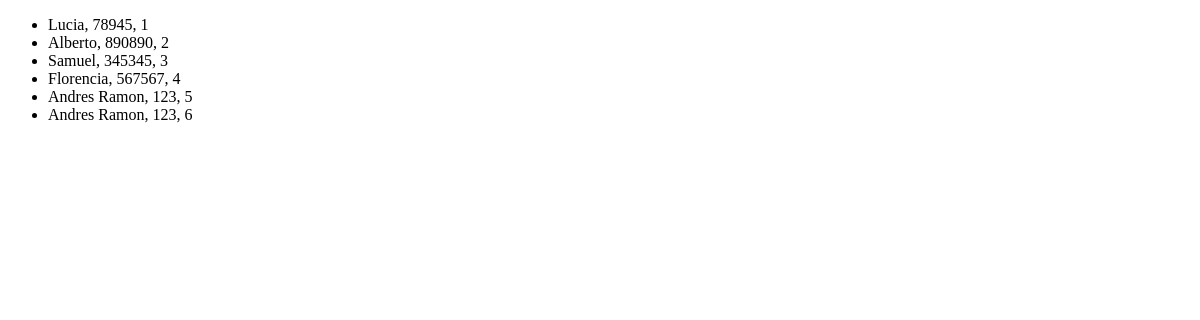
The page /panel-familia/ on the database as committed earlier.
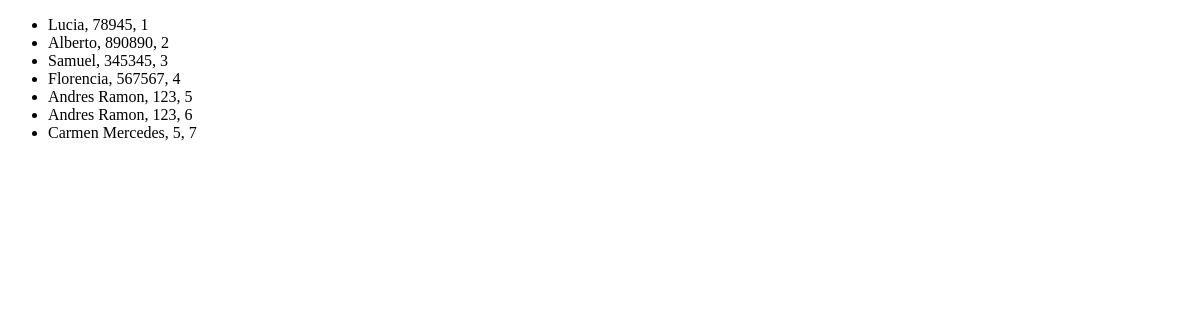
The same page on the database as committed later.
### ejemplo/models.py (models this page shows)
class Familiar(models.Model):
    nombre = models.CharField(max_length=100)
    direccion = models.CharField(max_length=200)
    numero_pasaporte = models.IntegerField()
    def __str__(self):
        return f"{self.nombre}, {self.numero_pasaporte}, {self.id}"

### ejemplo/views.py (the view)
# urls.py: path('panel-familia/', FamiliarList.as_view()), # NUEVA RUTA PARA LISTAR FAMILIAR
class FamiliarList(ListView):
  model = Familiar

### ejemplo/templates/ejemplo/familiar_list.html (shortened to what this page needs)
<!DOCTYPE html>
<html lang="en">
<head>
</head>
<body>
<ul>
{% for familiar in object_list %}
    <li>{{familiar}}</li>
{% endfor %}
</ul>
</body>
</html>

Rows that differ between the two databases and show on the page:
added Familiar: nombre+numero_pasaporte+id "Carmen Mercedes, 5, 7"
